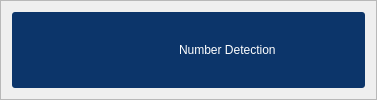
                  <widget class="QFrame" name="frame">
                   <property name="frameShape">
                    <enum>QFrame::StyledPanel</enum>
                   </property>
                   <property name="frameShadow">
                    <enum>QFrame::Raised</enum>
                   </property>
                   <layout class="QVBoxLayout" name="verticalLayout_7">
                    <item>
                     <widget class="QFrame" name="frame_9">
                      <property name="maximumSize">
                       <size>
                        <width>16777215</width>
                        <height>300</height>
                       </size>
                      </property>
                      <property name="styleSheet">
                       <string notr="true">QFrame{
	background: #0C356A;
	border-radius:3px;
}

</string>
                      </property>
                      <property name="frameShape">
                       <enum>QFrame::NoFrame</enum>
                      </property>
                      <property name="frameShadow">
                       <enum>QFrame::Plain</enum>
                      </property>
                      <property name="lineWidth">
                       <number>3</number>
                      </property>
                      <layout class="QHBoxLayout" name="horizontalLayout_25">
                       <property name="topMargin">
                        <number>9</number>
                       </property>
                       <item>
                        <widget class="QFrame" name="frame_10">
                         <property name="styleSheet">
                          <string notr="true"/>
                         </property>
                         <property name="frameShape">
                          <enum>QFrame::StyledPanel</enum>
                         </property>
                         <property name="frameShadow">
                          <enum>QFrame::Raised</enum>
                         </property>
                         <layout class="QHBoxLayout" name="horizontalLayout_5">
                          <property name="leftMargin">
                           <number>0</number>
                          </property>
                          <property name="topMargin">
                           <number>0</number>
                          </property>
                          <property name="rightMargin">
                           <number>0</number>
                          </property>
                          <property name="bottomMargin">
                           <number>0</number>
                          </property>
                          <item>
                           <widget class="QFrame" name="frame_2">
                            <property name="minimumSize">
                             <size>
                              <width>0</width>
                              <height>50</height>
                             </size>
                            </property>
                            <property name="maximumSize">
                             <size>
                              <width>177</width>
                              <height>16777215</height>
                             </size>
                            </property>
                            <property name="frameShape">
                             <enum>QFrame::StyledPanel</enum>
                            </property>
                            <property name="frameShadow">
                             <enum>QFrame::Raised</enum>
                            </property>
                            <layout class="QHBoxLayout" name="horizontalLayout_10">
                             <property name="leftMargin">
                              <number>0</number>
                             </property>
                             <property name="topMargin">
                              <number>0</number>
                             </property>
                             <property name="rightMargin">
                              <number>0</number>
                             </property>
                             <property name="bottomMargin">
                              <number>0</number>
                             </property>
                            </layout>
                           </widget>
                          </item>
                         </layout>
                        </widget>
                       </item>
                       <item>
                        <widget class="QPushButton" name="Camera_connection">
                         <property name="maximumSize">
                          <size>
                           <width>80</width>
                           <height>30</height>
                          </size>
                         </property>
                         <property name="baseSize">
                          <size>
                           <width>70</width>
                           <height>30</height>
                          </size>
                         </property>
                         <property name="cursor">
                          <cursorShape>PointingHandCursor</cursorShape>
                         </property>
                         <property name="toolTip">
                          <string>Connect to Camera</string>
                         </property>
                         <property name="styleSheet">
                          <string notr="true">
QPushButton{
	color: white;
	padding: 5px;
    background-color:#F1F0E8;
	font-size: 11pt;
	font-weight: bold;
	border-radius:7px;
    background-color:transparent;
}

QPushButton:hover{
	background: #a3a3a3;
}

QPushButton:disabled {
    color: #8D8D8D;
}

QPushButton:pressed {
	background: rgb(0, 0, 0);
}</string>
                         </property>
                         <property name="text">
                          <string/>
                         </property>
                         <property name="icon">
                          <iconset>
                           <normaloff>icons/camera_connected.png</normaloff>icons/camera_connected.png</iconset>
                         </property>
                         <property name="iconSize">
                          <size>
                           <width>50</width>
                           <height>50</height>
                          </size>
                         </property>
                        </widget>
                       </item>
                       <item>
                        <widget class="QPushButton" name="live">
                         <property name="maximumSize">
                          <size>
                           <width>70</width>
                           <height>30</height>
                          </size>
                         </property>
                         <property name="cursor">
                          <cursorShape>PointingHandCursor</cursorShape>
                         </property>
                         <property name="toolTip">
                          <string>Show Live</string>
                         </property>
                         <property name="styleSheet">
                          <string notr="true">
QPushButton{
	color: white;
    background-color:#F1F0E8;
	padding: 5px;
	font-size: 11pt;
	font-weight: bold;
	border-radius:7px;
background-color:transparent;
}

QPushButton:hover{
	background: #a3a3a3;
}

QPushButton:disabled {
    color: #8D8D8D;
}

QPushButton:pressed {
	background: rgb(0, 0, 0);
}</string>
                         </property>
                         <property name="text">
                          <string/>
                         </property>
                         <property name="icon">
                          <iconset>
                           <normaloff>../../نمایشگاه/DWGS/main_app/Icons/check_appearance.png</normaloff>../../نمایشگاه/DWGS/main_app/Icons/check_appearance.png</iconset>
                         </property>
                         <property name="iconSize">
                          <size>
                           <width>40</width>
                           <height>40</height>
                          </size>
                         </property>
                        </widget>
                       </item>
                       <item>
                        <spacer name="horizontalSpacer_2">
                         <property name="orientation">
                          <enum>Qt::Horizontal</enum>
                         </property>
                         <property name="sizeHint" stdset="0">
                          <size>
                           <width>40</width>
                           <height>20</height>
                          </size>
                         </property>
                        </spacer>
                       </item>
                       <item>
                        <widget class="QLabel" name="label_2">
                         <property name="maximumSize">
                          <size>
                           <width>260</width>
                           <height>100</height>
                          </size>
                         </property>
                         <property name="styleSheet">
                          <string notr="true">color: white;
font: 26pt &quot;Mongolian Baiti&quot;;</string>
                         </property>
                         <property name="text">
                          <string>Number Detection</string>
                         </property>
                        </widget>
                       </item>
                       <item>
                        <spacer name="horizontalSpacer">
                         <property name="orientation">
                          <enum>Qt::Horizontal</enum>
                         </property>
                         <property name="sizeHint" stdset="0">
                          <size>
                           <width>40</width>
                           <height>20</height>
                          </size>
                         </property>
                        </spacer>
                       </item>
                       <item>
                        <spacer name="horizontalSpacer_3">
                         <property name="orientation">
                          <enum>Qt::Horizontal</enum>
                         </property>
                         <property name="sizeHint" stdset="0">
                          <size>
                           <width>40</width>
                           <height>20</height>
                          </size>
                         </property>
                        </spacer>
                       </item>
                      </layout>
                     </widget>
                    </item>
                   </layout>
                  </widget>
